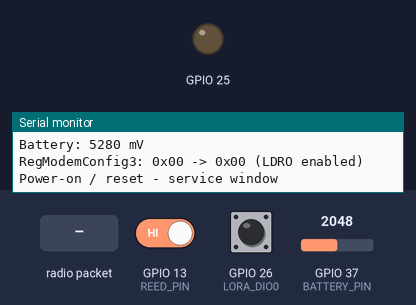
A sketch run on a simulated ESP32. On the bench: output pins drawn as LEDs (lit = HIGH), the last lines printed to the serial monitor. The test bench sets the inputs (shaded band); at power-on: GPIO 13 (REED_PIN) HIGH, GPIO 26 (LORA_DIO0) HIGH, GPIO 37 (BATTERY_PIN) = 2048. Random numbers use the default seed unless the sketch sets one; pins used as bus, display or sensor lines are not drawn. At 25.5 s the program puts the board to deep sleep or switches it off; the recording ends there.

Above: at 0.8 s.
0.9 s: radio packet "1" arrives
At 15.84 s:
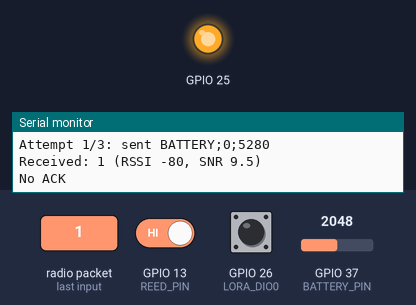
Timing chart, 0 to 23.0 s (numbered marks = the images above; inputs shaded):
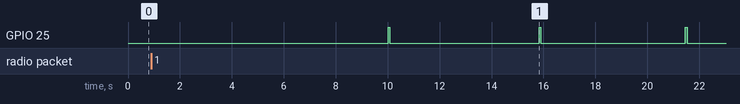

The sketch:

LoRaMailboxSender.ino
```cpp
#include "heltec.h"
#include "driver/rtc_io.h"
#include <SPI.h>
#include <sys/time.h>

// ===== Shared settings – MUST match the receiver =====
#define BAND     869.525E6   // 869.4–869.65 MHz sub-band: 20 dBm allowed, 10% duty cycle
#define LORA_SF  12          // spreading factor: 12 = maximum range
#define LORA_BW  125E3       // bandwidth
#define LORA_CR  8           // coding rate 4/8 = strongest error correction
// ==================================================================

#define TX_POWER          20            // dBm, maximum for SX1276 (PA_BOOST)
#define REED_PIN          GPIO_NUM_13   // reed switch GPIO13 <-> GND, closed = flap open
#define VEXT_PIN          21            // OLED power (HIGH = off)
#define MAX_ATTEMPTS      3             // how many times to send if no ACK
#define ACK_TIMEOUT_MS    4000          // ACK wait time (an ACK at SF12 takes ~1.2 s)
#define STUCK_CHECK_S     30            // how often to check whether an open flap has closed
#define SERVICE_WINDOW_MS 10000         // after reset: time to upload firmware / open Serial Monitor

// ---------- Battery ----------
// WiFi LoRa 32 V2.1 (hardware >= 2.3): VBAT -> 220k/100k divider -> GPIO37, the divider is
// switched on together with Vext (GPIO21 LOW). Older boards used GPIO13 instead.
#define BATTERY_PIN       37
#define BATTERY_DIVIDER   3.2f          // (220k + 100k) / 100k – tune against a multimeter if needed
#define BATTERY_SAMPLES   16
#define BATTERY_REPORT_S  (24UL * 3600) // heartbeat: report the battery at least this often
#define BATTERY_RETRY_S   (1UL * 3600)  // retry sooner when a report was not acknowledged

// ---------- SX1276 registers and pins ----------
#define LORA_NSS            18
#define LORA_DIO0           26          // DIO0 = "packet received" in receive mode
#define REG_IRQ_FLAGS       0x12
#define REG_MODEM_CONFIG_3  0x26
#define IRQ_CRC_ERROR       0x20

RTC_DATA_ATTR uint32_t msgId = 0;       // message number – survives deep sleep
RTC_DATA_ATTR uint32_t nextBatteryReportS = 0;   // RTC time (s) of the next battery heartbeat

uint16_t batteryMv = 0;                 // measured once per wake-up, before any transmission

// Seconds on the RTC clock – keeps counting through deep sleep, restarts at 0 on power-on
uint32_t nowS() {
  struct timeval tv;
  gettimeofday(&tv, NULL);
  return (uint32_t) tv.tv_sec;
}

// ================= Battery =================
// Must run while the radio is idle: a 20 dBm transmission pulls the voltage down noticeably.
uint16_t readBatteryMv() {
  digitalWrite(VEXT_PIN, LOW);                // enable the divider (also powers the OLED rail)
  analogSetPinAttenuation(BATTERY_PIN, ADC_6db);   // ~0.15–1.75 V; 4.2 V / 3.2 = 1.31 V
  delay(20);                                  // let the divider settle
  analogReadMilliVolts(BATTERY_PIN);          // discard the first sample
  uint32_t sum = 0;
  for (int i = 0; i < BATTERY_SAMPLES; i++) sum += analogReadMilliVolts(BATTERY_PIN);
  digitalWrite(VEXT_PIN, HIGH);
  return (uint16_t) (sum / BATTERY_SAMPLES * BATTERY_DIVIDER);
}

// ================= Direct SX1276 register access =================
uint8_t sxRead(uint8_t reg) {
  SPI.beginTransaction(SPISettings(8E6, MSBFIRST, SPI_MODE0));
  digitalWrite(LORA_NSS, LOW);
  SPI.transfer(reg & 0x7F);
  uint8_t v = SPI.transfer(0x00);
  digitalWrite(LORA_NSS, HIGH);
  SPI.endTransaction();
  return v;
}

void sxWrite(uint8_t reg, uint8_t val) {
  SPI.beginTransaction(SPISettings(8E6, MSBFIRST, SPI_MODE0));
  digitalWrite(LORA_NSS, LOW);
  SPI.transfer(reg | 0x80);
  SPI.transfer(val);
  digitalWrite(LORA_NSS, HIGH);
  SPI.endTransaction();
}

// Returns the received packet length or 0. The radio stays in continuous receive mode.
int pollPacket() {
  if (digitalRead(LORA_DIO0) == LOW) return 0;          // nothing received
  if (sxRead(REG_IRQ_FLAGS) & IRQ_CRC_ERROR) {
    Serial.println("!! Packet dropped: CRC error");
  }
  int size = LoRa.parsePacket();                         // read packet and clear flags
  if (size == 0) LoRa.receive();                         // corrupted – go back to receive
  return size;
}

// ================= LoRa =================
void configureLoRa() {
  LoRa.setSpreadingFactor(LORA_SF);
  LoRa.setSignalBandwidth(LORA_BW);
  LoRa.setCodingRate4(LORA_CR);
  LoRa.enableCrc();
  LoRa.setTxPower(TX_POWER, RF_PACONFIG_PASELECT_PABOOST);

  // Low Data Rate Optimize – required for SF11/SF12 at 125 kHz (symbol > 16 ms)
  uint8_t mc3 = sxRead(REG_MODEM_CONFIG_3);
  sxWrite(REG_MODEM_CONFIG_3, mc3 | 0x08);
  Serial.printf("RegModemConfig3: 0x%02X -> 0x%02X (LDRO enabled)\n",
                mc3, sxRead(REG_MODEM_CONFIG_3));

  pinMode(LORA_DIO0, INPUT);
}

bool waitForAck(uint32_t id) {
  String expected = "ACK;" + String(id);
  LoRa.receive();                                        // continuous receive – no gaps
  unsigned long t0 = millis();
  while (millis() - t0 < ACK_TIMEOUT_MS) {
    if (pollPacket()) {
      String rx = "";
      while (LoRa.available()) rx += (char) LoRa.read();
      Serial.printf("Received: %s (RSSI %d, SNR %.1f)\n",
                    rx.c_str(), LoRa.packetRssi(), LoRa.packetSnr());
      if (rx == expected) return true;
      LoRa.receive();                                    // foreign packet – keep listening
    }
    delay(2);
  }
  return false;
}

// Sends "<type>;<id>;<battery mV>" and waits for "ACK;<id>". Every message carries the
// battery voltage, so a flap event doubles as a battery report.
bool sendMessage(const char *type) {
  String msg = String(type) + ";" + String(msgId) + ";" + String(batteryMv);
  bool acked = false;
  for (int attempt = 1; attempt <= MAX_ATTEMPTS; attempt++) {
    digitalWrite(LED, HIGH);
    LoRa.beginPacket();
    LoRa.print(msg);
    LoRa.endPacket();                         // blocks until transmission ends (~1.3 s)
    digitalWrite(LED, LOW);
    Serial.printf("Attempt %d/%d: sent %s\n", attempt, MAX_ATTEMPTS, msg.c_str());

    if (waitForAck(msgId)) {
      Serial.println("ACK received");
      acked = true;
      break;
    }
    Serial.println("No ACK");
    if (attempt < MAX_ATTEMPTS) delay(random(500, 2000));   // random back-off before retry
  }
  if (!acked) Serial.println("Message was not acknowledged");
  msgId++;
  // the receiver has a fresh reading -> push the heartbeat a full interval away
  if (acked) nextBatteryReportS = nowS() + BATTERY_REPORT_S;
  return acked;
}

// ================= Sleep =================
void goToSleep() {
  bool stillOpen = (digitalRead(REED_PIN) == LOW);

  LoRa.sleep();                               // put radio to sleep
  digitalWrite(LED, LOW);
  digitalWrite(VEXT_PIN, HIGH);               // OLED off

  uint32_t now = nowS();
  uint32_t untilReport = (nextBatteryReportS > now) ? nextBatteryReportS - now : 1;

  if (stillOpen) {
    // flap still open – don't wake on the pin (it would wake repeatedly), check with a timer
    uint32_t s = min((uint32_t) STUCK_CHECK_S, untilReport);
    Serial.printf("Flap still open, checking again in %u s\n", s);
    esp_sleep_enable_timer_wakeup(s * 1000000ULL);
  } else {
    Serial.printf("Sleeping until the flap opens (battery report in %u s)\n", untilReport);
    esp_sleep_enable_timer_wakeup(untilReport * 1000000ULL);
    esp_sleep_enable_ext0_wakeup(REED_PIN, 0);   // wake when GPIO13 = LOW (closed)
    rtc_gpio_pullup_en(REED_PIN);                // internal pull-up active during deep sleep
    rtc_gpio_pulldown_dis(REED_PIN);
  }
  Serial.flush();
  esp_deep_sleep_start();
}

// ================= Setup / loop =================
void setup() {
  esp_sleep_wakeup_cause_t cause = esp_sleep_get_wakeup_cause();

  rtc_gpio_deinit(REED_PIN);                  // after wake-up, restore the pin to a regular GPIO
  pinMode(REED_PIN, INPUT_PULLUP);

  Heltec.begin(false /*Display*/, true /*LoRa*/, true /*Serial*/,
               true /*PABOOST*/, BAND);
  pinMode(VEXT_PIN, OUTPUT);
  digitalWrite(VEXT_PIN, HIGH);               // display not needed in the mailbox
  pinMode(LED, OUTPUT);
  batteryMv = readBatteryMv();                // before any transmission
  Serial.printf("Battery: %u mV\n", batteryMv);
  configureLoRa();
  randomSeed(esp_random());

  switch (cause) {
    case ESP_SLEEP_WAKEUP_EXT0:
      // reed switch wake-up = flap was opened, even if it has closed already
      Serial.println("Wake-up: flap opened");
      sendMessage("MAILBOX_OPEN");
      break;

    case ESP_SLEEP_WAKEUP_TIMER:
      // either the battery heartbeat is due or we are polling a flap that was left open
      if (nowS() >= nextBatteryReportS) {
        Serial.println("Wake-up: battery report");
        if (!sendMessage("BATTERY")) nextBatteryReportS = nowS() + BATTERY_RETRY_S;
      } else {
        Serial.println("Wake-up: checking whether the flap has closed");
      }
      break;

    default:
      Serial.println("Power-on / reset - service window");
      delay(SERVICE_WINDOW_MS);
      if (!sendMessage("BATTERY")) nextBatteryReportS = nowS() + BATTERY_RETRY_S;
      break;
  }

  goToSleep();
}

void loop() {
  // unused – after deep sleep the program restarts from setup()
}
```

Measured:
- by itself, GPIO 25: alternates HIGH for 0.06 s and LOW for 5.7 s
